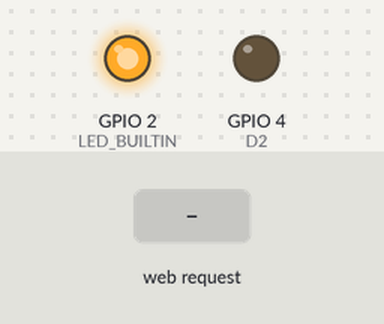
Bench run of a sketch on a simulated ESP8266 (NodeMCU). On the bench: output pins drawn as LEDs (lit = HIGH, except the on-board LED, lit = LOW). Inputs (shaded band) come from the test bench. WiFi joins after 1.5 s; servers stay silent unless stated; what the sketch prints to the serial monitor is not drawn.

Above: at 2.7 s.
2.8 s: HTTP request GET /led1on received
At 3.3 s:
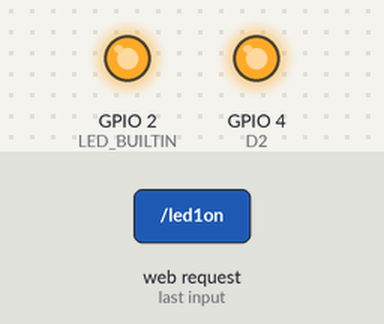
4.3 s: HTTP request GET /boardledon received
At 5.5 s:
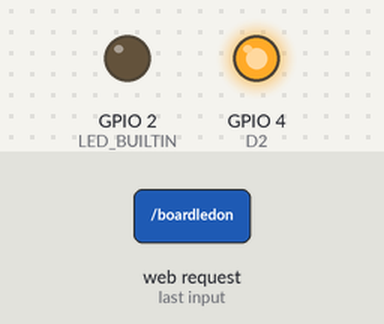
5.8 s: HTTP request GET /led1off received
At 6.8 s:
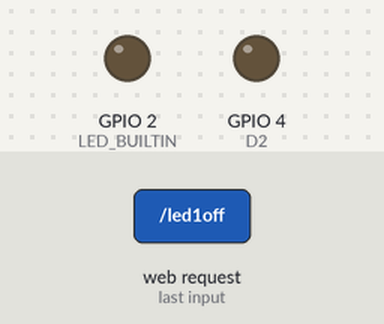
7.3 s: HTTP request GET /boardledoff received
At 8.0 s:
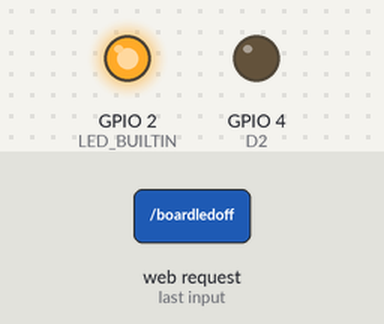
Timing chart, 0 to 9.8 s (numbered marks = the images above; inputs shaded):
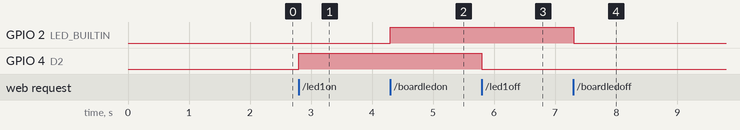

The sketch:

android-app.ino
```cpp
#include <ESP8266WiFi.h>
#include <ESP8266WebServer.h>

#ifdef ESP32
#pragma message(THIS EXAMPLE IS FOR ESP8266 ONLY!)
#error Select ESP8266 board.
#endif

ESP8266WebServer server(80); // 80 is the port number

String ssid = "abcd";
String password = "1234567890";


String ledon,ledoff,led1on,led1off;

void Redon()
{
  digitalWrite(4, HIGH);
  server.send(200, "text/html", ledon);
}

void Redoff()
{
  digitalWrite(4, LOW);
  server.send(200, "text/html", ledoff);
}

void violeton()
{
  digitalWrite(14, HIGH);
  server.send(200, "text/html", led1on);
}

void violetoff()
{
  digitalWrite(14, LOW);
  server.send(200, "text/html", led1off);
}

// board led

void boardLEDOn()
{
  digitalWrite(LED_BUILTIN, HIGH);
  server.send(200, "text/html", led1on);
}

void boardLEDOff()
{
  digitalWrite(LED_BUILTIN, LOW);
  server.send(200, "text/html", led1off);
}


void setup() {

  Serial.begin(115200);
  WiFi.mode(WIFI_STA);
  WiFi.begin(ssid, password);

  while (WiFi.status() != WL_CONNECTED)delay(500);

  Serial.print(WiFi.localIP());

  server.on("/led1on", Redon);
  server.on("/led1off", Redoff);
  server.on("/led2on", violeton);
  server.on("/led2off", violetoff);
  server.on("/boardledon", boardLEDOn);
  server.on("/boardledoff", boardLEDOff);

  server.begin();

  pinMode(LED_BUILTIN, OUTPUT);
  pinMode(14, OUTPUT);//D5
  pinMode(4, OUTPUT);//D2

  digitalWrite(14, LOW);
  digitalWrite(4, LOW);
  digitalWrite(LED_BUILTIN, LOW);
}

void loop()
{
  server.handleClient();
  delay(1);
}
```

Measured:
- after the input at 2.8 s, GPIO 4 (D2): LOW → HIGH at once
- after the input at 4.3 s, GPIO 2 (LED_BUILTIN): LOW → HIGH at once
- after the input at 5.8 s, GPIO 4 (D2): HIGH → LOW at once
- after the input at 7.3 s, GPIO 2 (LED_BUILTIN): HIGH → LOW at once
